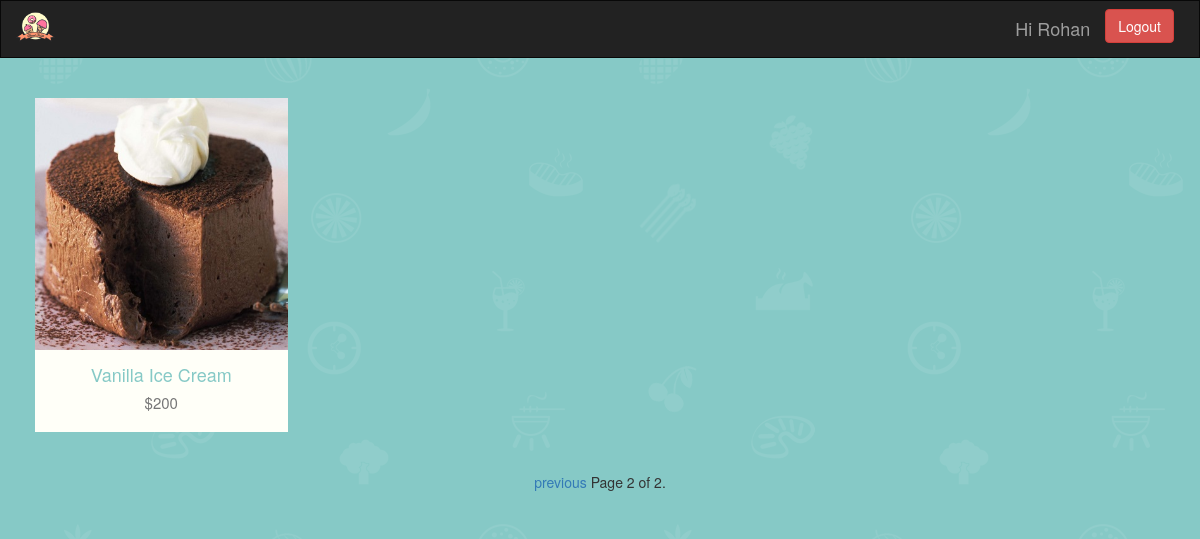
Page /?page=2 (signed in) on the committed database.
### index/models.py (models this page shows, shortened)
class foodItem(models.Model):
	name = models.CharField(max_length=20,blank=False,null=False)
	foodType = models.CharField(max_length=20,blank=False,null=False,choices=foodTypes,default = 'IC')
	desc = models.CharField(max_length=255,blank=True,null=False)
	price = models.FloatField(null=False,default = 0)
	image = models.ImageField(upload_to="images/",default = "images/default.jpg")

### index/views.py (the view)
# urls.py: url(r'^$', views.dash),
def dash(request):
	if(not request.user.is_authenticated()):
		return redirect(loginPage)
	else:
		foodList = foodItem.objects.all()
		paginator = Paginator(foodList, 8)
		page = request.GET.get("page")
		try:
			foodItems = paginator.page(page)
		except PageNotAnInteger:
			foodItems = paginator.page(1)
		except EmptyPage:
			foodItems = paginator.page(paginator.num_pages)
		context = {"username":request.user.username,"foodItems":foodItems}
		return render(request,"dashboard.html",context)

### templates/dashboard.html (shortened to what this page needs)
{% extends 'base.html' %}
{% load staticfiles %}
{% block content %}
<div class="container food-item-container">
	{% for item in foodItems %}
		{% if forloop.first %}<div class="row">{% endif %}
		<div class="col-lg-3 padded">
			<div class="col-content">
				<img class="img-food" src="{{ item.image.url }}">
				<h4>{{ item.name }}</h4>
				<h5>${{ item.price | floatformat }}</h5>
			</div>
		</div>
		{% if forloop.last %}</div>{% endif %}
	{% endfor %}
<div class="pagination">
    <span class="step-links">
        {% if foodItems.has_previous %}
            <a href="?page={{ foodItems.previous_page_number }}">previous</a>
        {% endif %}
        <span class="current">
            Page {{ foodItems.number }} of {{ foodItems.paginator.num_pages }}.
        </span>
    </span>
</div>
</div>
{% endblock %}

### templates/base.html (shortened to what this page needs)
{% load staticfiles %}
<!DOCTYPE HTML>
<html>
<head>
<link rel="stylesheet" type="text/css" href="https://maxcdn.bootstrapcdn.com/bootstrap/3.3.7/css/bootstrap.min.css"/>
<link rel="stylesheet" type="text/css" href="{% static 'css/baseline.css' %}">
</head>
<body>
<div class="navbar navbar-inverse navbar-custom">
	<div class="navbar-header">
		<div class="navbar-brand">
			<img src="{% static 'images/logo.png' %}" class="img-logo img-responsive"/>
		</div>
	</div>
	<div class="nav navbar-nav navbar-right navi-custom">
	{% if username %}
		<span class="navbar-text navbar-text-custom">Hi {{ username | title }}</span>
		<a href="/logout" class="btn btn-danger navbar-btn">Logout</a>
	{% endif %}
	</div>
</div>
{% block content %}
{% endblock %}
</body>
</html>

### static/css/baseline.css (style rules this page uses)
body { margin:0; padding:0; background-image:url(../images/bg.png); position:relative; }
.img-logo { height:30px; position:relative; top:-4px; }
.navbar-custom { padding-right:40px; border-radius:0; }
h5 { font-size:15px; }
.navbar-text-custom { font-size:18px; }
.padded { padding:20px 20px; }
.img-food { width:100%; }
.col-content { padding-bottom:10px; background-color:#fffff8; }
h4 { margin-top:15px; color:#86C9C6; text-align:center; }
h5 { color:#777777; text-align:center; }
.food-item-container { text-align:center; }
.pagination { display:inline-block; }

### rows in the picture
foodItem: image (placeholder picture), name "Vanilla Ice Cream", price "200"

### other values in the picture
{{ username | title }} "Rohan"
{{ foodItems.number }} "2"
{{ foodItems.paginator.num_pages }} "2"
